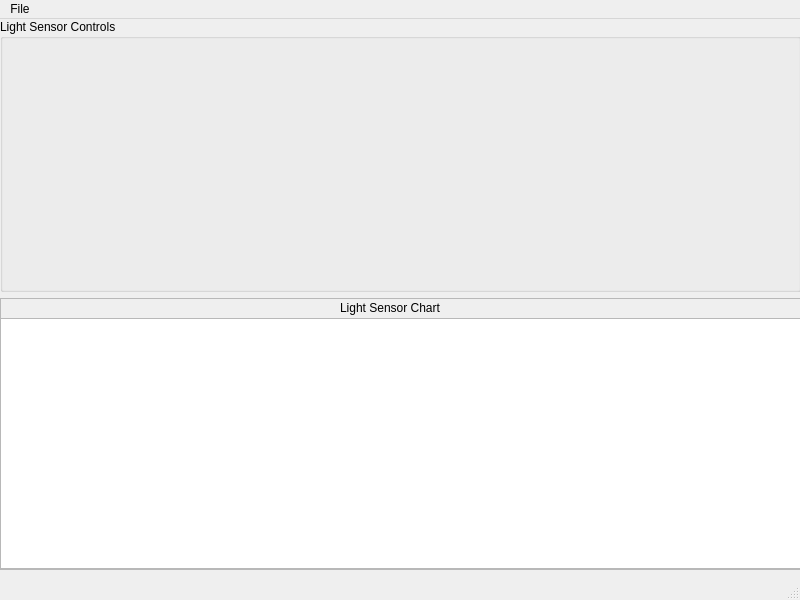
<?xml version="1.0" encoding="UTF-8"?>
<ui version="4.0">
 <class>display_i2c_light_sensor</class>
 <widget class="QMainWindow" name="display_i2c_light_sensor">
  <property name="geometry">
   <rect>
    <x>0</x>
    <y>0</y>
    <width>800</width>
    <height>600</height>
   </rect>
  </property>
  <property name="windowTitle">
   <string>display_i2c_light_sensor</string>
  </property>
  <widget class="QWidget" name="chart_central_widget">
   <property name="enabled">
    <bool>true</bool>
   </property>
   <property name="sizePolicy">
    <sizepolicy hsizetype="MinimumExpanding" vsizetype="MinimumExpanding">
     <horstretch>0</horstretch>
     <verstretch>0</verstretch>
    </sizepolicy>
   </property>
   <widget class="QWidget" name="">
    <property name="geometry">
     <rect>
      <x>0</x>
      <y>0</y>
      <width>801</width>
      <height>551</height>
     </rect>
    </property>
    <layout class="QVBoxLayout" name="verticalLayout">
     <item>
      <widget class="QGroupBox" name="light_sensor_controls">
       <property name="sizePolicy">
        <sizepolicy hsizetype="MinimumExpanding" vsizetype="MinimumExpanding">
         <horstretch>0</horstretch>
         <verstretch>0</verstretch>
        </sizepolicy>
       </property>
       <property name="title">
        <string>Light Sensor Controls</string>
       </property>
      </widget>
     </item>
     <item>
      <widget class="QFrame" name="frame">
       <property name="sizePolicy">
        <sizepolicy hsizetype="MinimumExpanding" vsizetype="MinimumExpanding">
         <horstretch>0</horstretch>
         <verstretch>0</verstretch>
        </sizepolicy>
       </property>
       <property name="frameShape">
        <enum>QFrame::StyledPanel</enum>
       </property>
       <property name="frameShadow">
        <enum>QFrame::Raised</enum>
       </property>
       <widget class="QLabel" name="label">
        <property name="geometry">
         <rect>
          <x>340</x>
          <y>0</y>
          <width>121</width>
          <height>20</height>
         </rect>
        </property>
        <property name="text">
         <string>Light Sensor Chart</string>
        </property>
       </widget>
       <widget class="QGraphicsView" name="graphicsView">
        <property name="geometry">
         <rect>
          <x>0</x>
          <y>20</y>
          <width>801</width>
          <height>251</height>
         </rect>
        </property>
       </widget>
      </widget>
     </item>
    </layout>
   </widget>
  </widget>
  <widget class="QMenuBar" name="menubar">
   <property name="geometry">
    <rect>
     <x>0</x>
     <y>0</y>
     <width>800</width>
     <height>23</height>
    </rect>
   </property>
   <widget class="QMenu" name="menuFile">
    <property name="title">
     <string>File</string>
    </property>
    <addaction name="actionClose"/>
   </widget>
   <addaction name="menuFile"/>
  </widget>
  <widget class="QStatusBar" name="statusbar"/>
  <action name="actionClose">
   <property name="text">
    <string>Close</string>
   </property>
  </action>
 </widget>
 <resources/>
 <connections/>
</ui>
